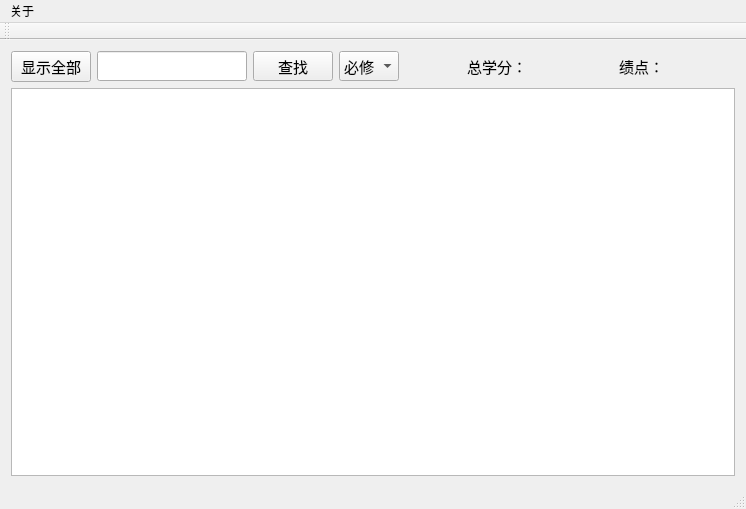
<?xml version="1.0" encoding="UTF-8"?>
<ui version="4.0">
 <class>Grade</class>
 <widget class="QMainWindow" name="Grade">
  <property name="geometry">
   <rect>
    <x>0</x>
    <y>0</y>
    <width>746</width>
    <height>509</height>
   </rect>
  </property>
  <property name="windowTitle">
   <string>成绩单</string>
  </property>
  <property name="layoutDirection">
   <enum>Qt::LeftToRight</enum>
  </property>
  <widget class="QWidget" name="centralWidget">
   <layout class="QGridLayout" name="gridLayout">
    <item row="0" column="0">
     <layout class="QVBoxLayout" name="verticalLayout">
      <item>
       <layout class="QHBoxLayout" name="horizontalLayout_3">
        <item>
         <widget class="QPushButton" name="pushButton_showAll">
          <property name="font">
           <font>
            <pointsize>11</pointsize>
           </font>
          </property>
          <property name="text">
           <string>显示全部</string>
          </property>
         </widget>
        </item>
        <item>
         <widget class="QLineEdit" name="lineEdit">
          <property name="minimumSize">
           <size>
            <width>150</width>
            <height>30</height>
           </size>
          </property>
          <property name="maximumSize">
           <size>
            <width>150</width>
            <height>30</height>
           </size>
          </property>
          <property name="font">
           <font>
            <pointsize>11</pointsize>
           </font>
          </property>
          <property name="text">
           <string/>
          </property>
         </widget>
        </item>
        <item>
         <widget class="QPushButton" name="pushButton_search">
          <property name="minimumSize">
           <size>
            <width>80</width>
            <height>30</height>
           </size>
          </property>
          <property name="maximumSize">
           <size>
            <width>80</width>
            <height>30</height>
           </size>
          </property>
          <property name="font">
           <font>
            <pointsize>11</pointsize>
           </font>
          </property>
          <property name="text">
           <string>查找</string>
          </property>
         </widget>
        </item>
        <item>
         <widget class="QComboBox" name="comboBox_attr">
          <property name="minimumSize">
           <size>
            <width>0</width>
            <height>30</height>
           </size>
          </property>
          <property name="maximumSize">
           <size>
            <width>16777215</width>
            <height>30</height>
           </size>
          </property>
          <property name="font">
           <font>
            <pointsize>11</pointsize>
           </font>
          </property>
          <item>
           <property name="text">
            <string>必修</string>
           </property>
          </item>
          <item>
           <property name="text">
            <string>选修</string>
           </property>
          </item>
          <item>
           <property name="text">
            <string>限选</string>
           </property>
          </item>
          <item>
           <property name="text">
            <string>通选</string>
           </property>
          </item>
          <item>
           <property name="text">
            <string>复合</string>
           </property>
          </item>
          <item>
           <property name="text">
            <string>素拓</string>
           </property>
          </item>
         </widget>
        </item>
        <item>
         <spacer name="horizontalSpacer_2">
          <property name="orientation">
           <enum>Qt::Horizontal</enum>
          </property>
          <property name="sizeHint" stdset="0">
           <size>
            <width>118</width>
            <height>20</height>
           </size>
          </property>
         </spacer>
        </item>
        <item>
         <layout class="QHBoxLayout" name="horizontalLayout_2">
          <item>
           <widget class="QLabel" name="label_3">
            <property name="minimumSize">
             <size>
              <width>60</width>
              <height>30</height>
             </size>
            </property>
            <property name="maximumSize">
             <size>
              <width>60</width>
              <height>30</height>
             </size>
            </property>
            <property name="font">
             <font>
              <pointsize>11</pointsize>
             </font>
            </property>
            <property name="text">
             <string>总学分：</string>
            </property>
           </widget>
          </item>
          <item>
           <widget class="QLabel" name="label_sum">
            <property name="minimumSize">
             <size>
              <width>80</width>
              <height>30</height>
             </size>
            </property>
            <property name="maximumSize">
             <size>
              <width>80</width>
              <height>30</height>
             </size>
            </property>
            <property name="font">
             <font>
              <pointsize>11</pointsize>
             </font>
            </property>
            <property name="text">
             <string/>
            </property>
           </widget>
          </item>
         </layout>
        </item>
        <item>
         <layout class="QHBoxLayout" name="horizontalLayout">
          <item>
           <widget class="QLabel" name="label">
            <property name="minimumSize">
             <size>
              <width>50</width>
              <height>30</height>
             </size>
            </property>
            <property name="maximumSize">
             <size>
              <width>50</width>
              <height>30</height>
             </size>
            </property>
            <property name="font">
             <font>
              <pointsize>11</pointsize>
             </font>
            </property>
            <property name="text">
             <string>绩点：</string>
            </property>
           </widget>
          </item>
          <item>
           <widget class="QLabel" name="label_gpa">
            <property name="minimumSize">
             <size>
              <width>60</width>
              <height>30</height>
             </size>
            </property>
            <property name="maximumSize">
             <size>
              <width>60</width>
              <height>30</height>
             </size>
            </property>
            <property name="font">
             <font>
              <pointsize>11</pointsize>
             </font>
            </property>
            <property name="text">
             <string/>
            </property>
           </widget>
          </item>
         </layout>
        </item>
       </layout>
      </item>
      <item>
       <widget class="QTableView" name="tableView">
        <property name="layoutDirection">
         <enum>Qt::LeftToRight</enum>
        </property>
       </widget>
      </item>
     </layout>
    </item>
   </layout>
  </widget>
  <widget class="QMenuBar" name="menuBar">
   <property name="geometry">
    <rect>
     <x>0</x>
     <y>0</y>
     <width>746</width>
     <height>26</height>
    </rect>
   </property>
   <widget class="QMenu" name="menu">
    <property name="title">
     <string>关于</string>
    </property>
    <addaction name="action_GPA"/>
   </widget>
   <addaction name="menu"/>
  </widget>
  <widget class="QToolBar" name="mainToolBar">
   <attribute name="toolBarArea">
    <enum>TopToolBarArea</enum>
   </attribute>
   <attribute name="toolBarBreak">
    <bool>false</bool>
   </attribute>
  </widget>
  <widget class="QStatusBar" name="statusBar"/>
  <action name="action_GPA">
   <property name="text">
    <string>GPA</string>
   </property>
  </action>
 </widget>
 <layoutdefault spacing="6" margin="11"/>
 <resources/>
 <connections/>
</ui>
